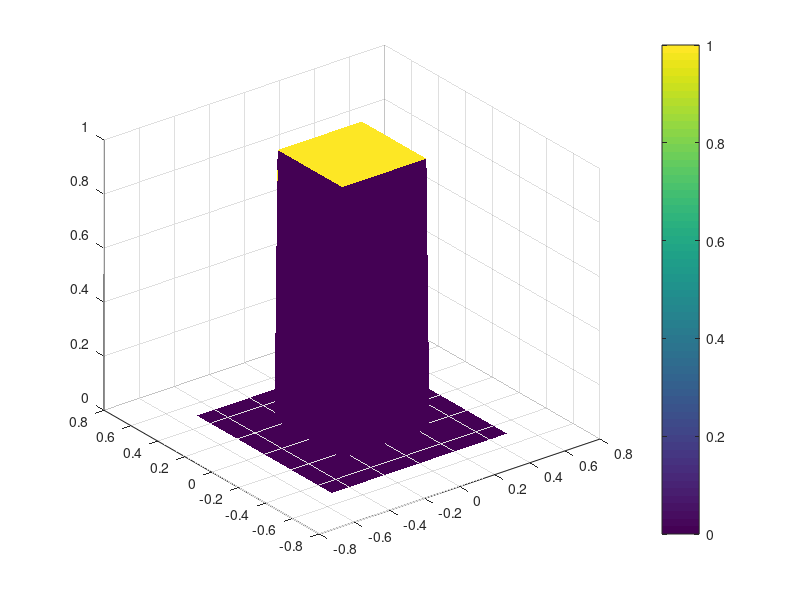

Source code (MATLAB): (Note: this script raises an error after producing the figure.)
% Mubinjon Satymov
% Physics 661
% Final Project 
% Part 2 - 2D Heat Equation Simulation

clear; clc;
L = 1; W = 1; T = 0.05;

h = 0.01; r = 1/4; dt = r*h^2;

% Setting Boundary Conditions
x = -L/2:h:L/2;
y = -W/2:h:W/2;
t = 0:dt:T;

[X,Y] = meshgrid(x,y);

% Preallocate varaible for solution
u = zeros(length(y),length(x),length(t));

% Rectangular
ind = abs(X) < 0.25 & abs(Y) < 0.25;

u(:,:,1) = ind + u(:,:,1);

BC = "NBC"; 

s1 = surf(x,y,u(:,:,1));
shading flat
view(3)
colorbar
t1 = title({"Boundary Condition: " + upper(BC);...
    "\alpha \ t = 0"});
zlim([0 1])
clim([0 1])

%% Loop over time steps
for p = 1:length(t)-1
    for i = 2:length(y)-1
        for j = 2:length(x)-1
            u(i,j,p+1) = (1-4*r)*u(i,j,p) + r*u(i-1,j,p) + r*u(i+1,j,p) + r*u(i,j-1,p) + r*u(i,j+1,p);
        end
    end
   
    % Insert NBC
    if upper(BC) == "NBC"
        % sides
        u(:,1,1:end) = u(:,2,:);
        u(:,length(x),1:end) = u(:,length(x)-1,:);
        u(1,:,1:end) = u(2,:,:);
        u(length(y),:,1:end) = u(length(y)-1,:,:);

        % corners
        u(1,1,1:end) = u(1,1,:);
        u(1,length(x),1:end) = u(1,length(x),:);
        u(length(y),1,1:end) = u(length(y),1,:);
        u(length(y),length(x),1:end) = u(length(y),length(x),:);

    end

    if mod(p,0.001*T/dt) == 0
        s1.ZData = u(:,:,p);
        t1.String = {"Boundary Condition: " + upper(BC);...
            "\alpha\itt = " + compose("%5.3f",t(p))};
        drawnow
    end
end

% Plots last calculation
s1.ZData = u(:,:,end);
t1.String = {"Boundary Condition: " + upper(BC);...
    "\alpha\itt = " + compose("%5.3f",t(end))};